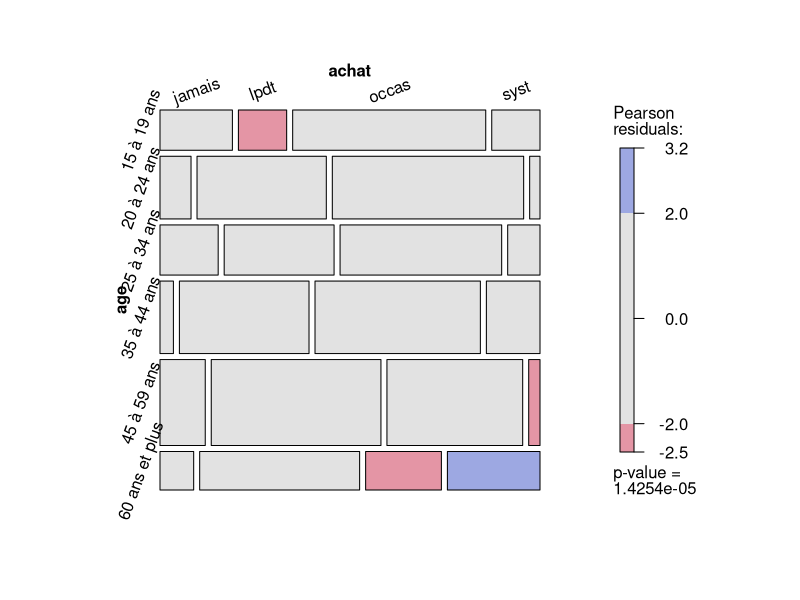
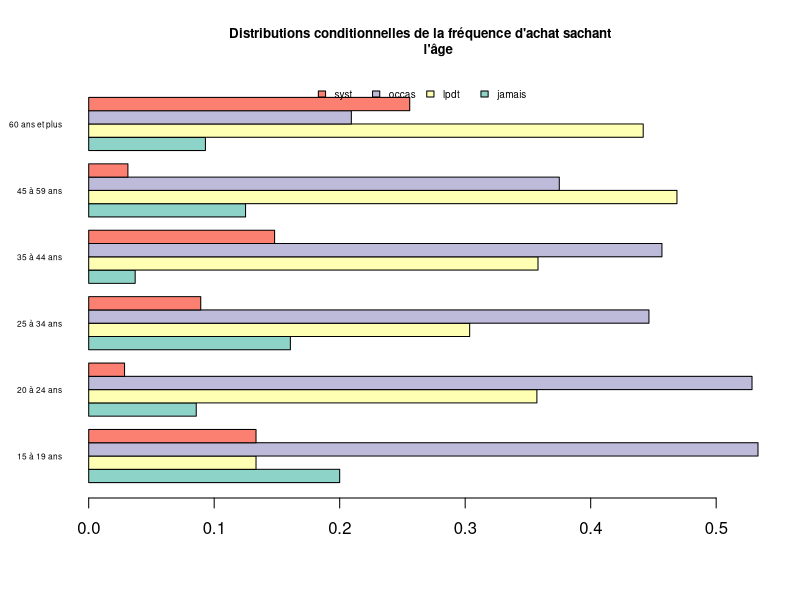
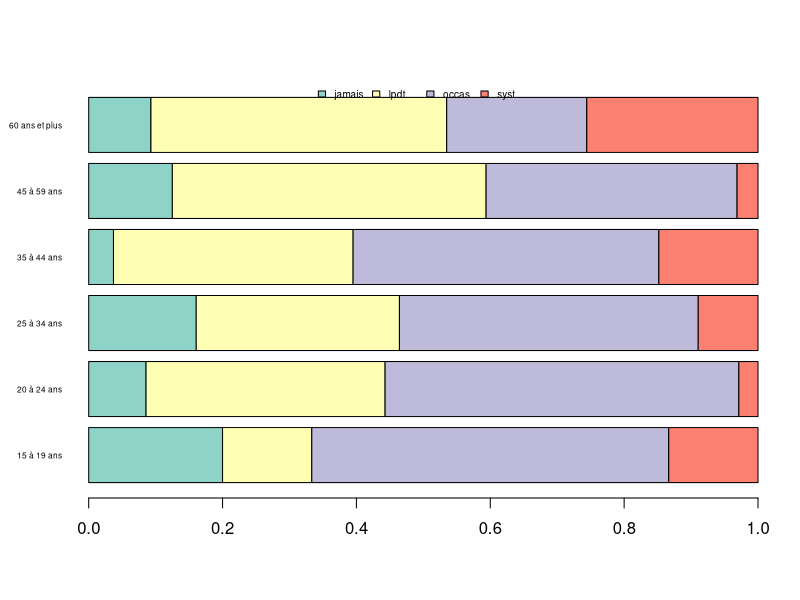
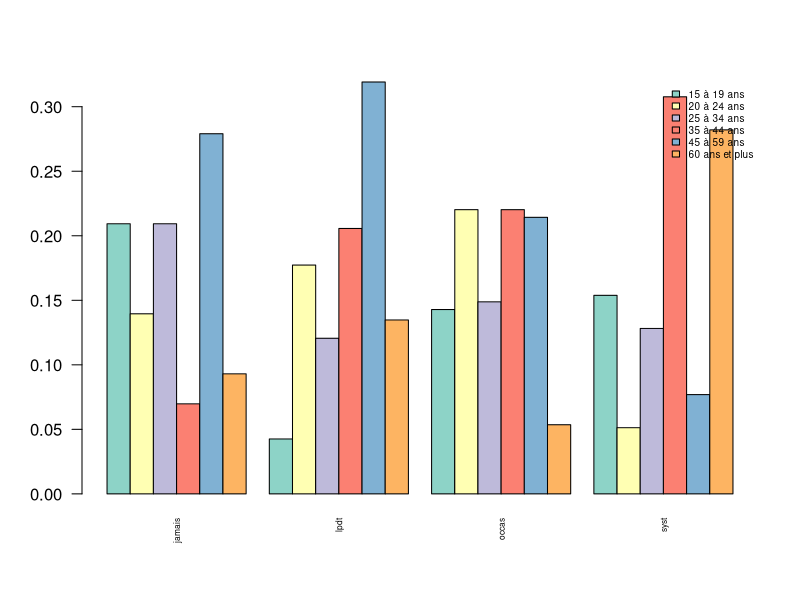
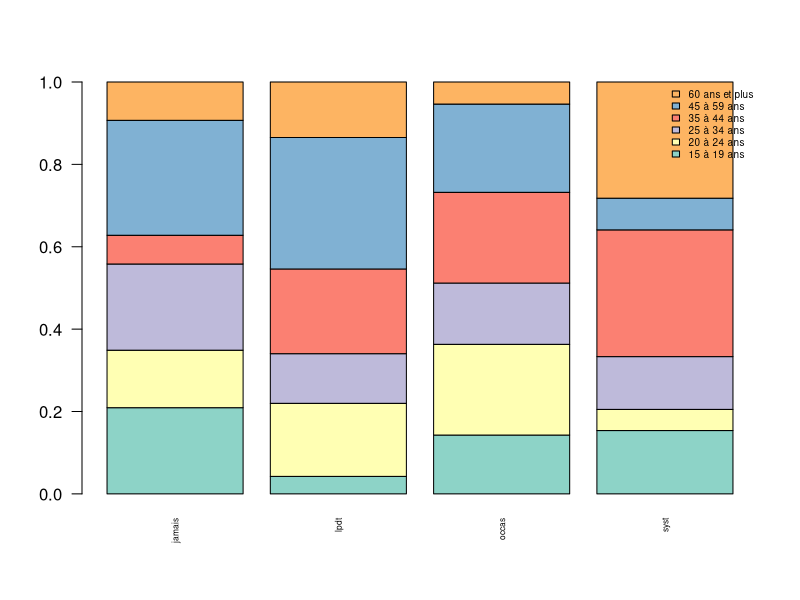
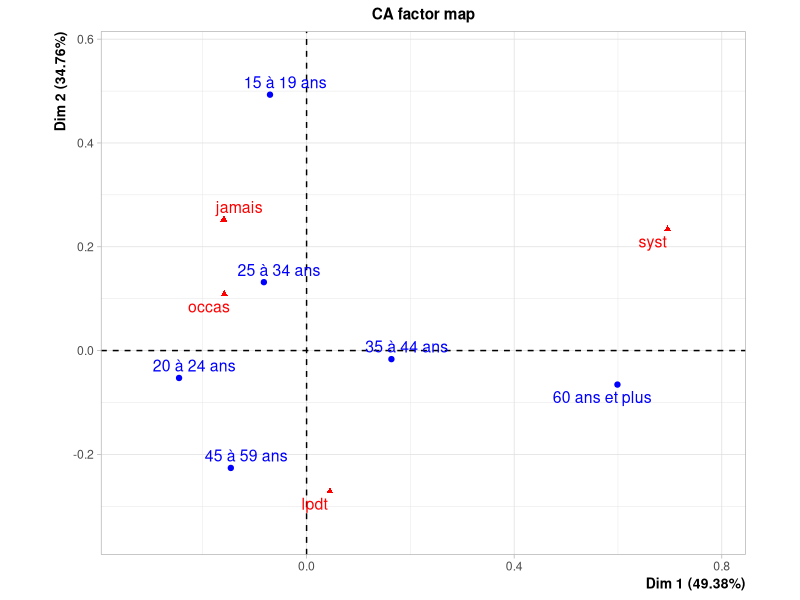

The R source for these figures, in order:
## ---- chunk 1
lessive <- read.table("data/achat_lessive.txt")
## ---- chunk 2
head(lessive)
## ---- chunk 3
N <- nrow(lessive)
## ---- chunk 4
tablessive <- table(lessive)
kableExtra::kbl(addmargins(tablessive))
## ---- chunk 5
tab_th <- rowSums(tablessive) %*% t(colSums(tablessive)) / N
row.names(tab_th) <- row.names(tablessive)
kableExtra::kbl(round(tab_th))
## ---- chunk 6
ecart <- (tablessive - tab_th) / sqrt(tab_th)
## ---- chunk 7
library(kableExtra)
print_table <- function(my_tab, position = "H") {
  my_tab[, 1:ncol(my_tab)] <- lapply(my_tab[, 1:ncol(my_tab)], 
                function(x) {
    cell_spec(round(x, 3), bold = T, color = spec_color(abs(x), end = 0.9),
              font_size = spec_font_size(abs(x)))
                  })
    kbl(my_tab, escape = F, align = "c", position = position) %>%
    kable_styling(position = 'center',latex_options = 'HOLD_position') %>%
    kable_classic("striped", full_width = F)
}
print_table(as.data.frame(as(ecart, "matrix")), position = "H")
## ---- chunk 8
contrib <- ecart ^ 2
contrib
## ---- chunk 9
sum(contrib)
## ---- chunk 10
res_chi2 <- chisq.test(tablessive)
res_chi2
## ---- chunk 11
tab_th <- res_chi2$expected
round(tab_th)
## ---- chunk 12
ecart <- res_chi2$residuals
ecart
## ---- chunk 13
library(vcd)
mosaic(tablessive, shade = T, gdp = shading_Friendly,
       rot_labels = c(20, 90, 0, 70))
## ---- chunk 14
contrib <- ecart^2
print_table(as.data.frame(as(contrib, "matrix")))
## ---- chunk 15
library(kableExtra)
tabPL <- prop.table(tablessive, 1)
kbl(round(addmargins(tabPL, 2), digits = 2))
## ---- chunk 16
library(RColorBrewer)
 barplot(t(tabPL), beside= T, horiz = T, las = 1, cex.names = 0.5,
         main = "Distributions conditionnelles de la fréquence d'achat sachant
         l'âge", cex.main=0.8, legend.text = T,
         col= brewer.pal(4, name= "Set3"),
         args.legend = list(x = "top", ncol = 4, bty = "n", cex = 0.6))
## ---- chunk 17
library(RColorBrewer)
 barplot(t(tabPL), horiz= T, las = 1, cex.names = 0.5,
         legend.text = T, col= brewer.pal(4, name= "Set3"),
         args.legend = list(x = "top", ncol = 4, bty = "n", cex = 0.6))
## ---- chunk 18
tabPC <- prop.table(tablessive, 2)
kbl(round(addmargins(tabPC, 1), digits = 2))
## ---- chunk 19
library(RColorBrewer)
 barplot(tabPC, beside= T, horiz = F, las = 2, cex.names = 0.5,
         legend.text = T, col= brewer.pal(6, name= "Set3"),
         args.legend = list(x = "topright", ncol = 1, bty = "n", cex = 0.6))
## ---- chunk 20
library(RColorBrewer)
 barplot(tabPC, horiz = F, las = 2, cex.names = 0.5,
         legend.text = T, col= brewer.pal(6, name= "Set3"),
         args.legend = list(x = "topright", ncol = 1, bty = "n", cex = 0.6))
## ---- chunk 21
library("FactoMineR")
res_afc <- CA(tablessive, graph = F)
## ---- chunk 22
res_afc$eig
## ---- chunk 23
res_afc$row$coord[,1:2]
## ---- chunk 24
res_afc$col$coord[,1:2]
## ---- chunk 25
res_afc$row$coord[,1:2]
## ---- chunk 26
print_table(as.data.frame(res_afc$row$contrib)[, 1:2])
## ---- chunk 27
print_table(as.data.frame(res_afc$col$contrib)[, 1:2])
## ---- chunk 28
print_table(as.data.frame(res_afc$row$cos2)[, 1:2])
## ---- chunk 29
print_table(as.data.frame(res_afc$col$cos2)[, 1:2])
## ---- chunk 30
plot(res_afc)
